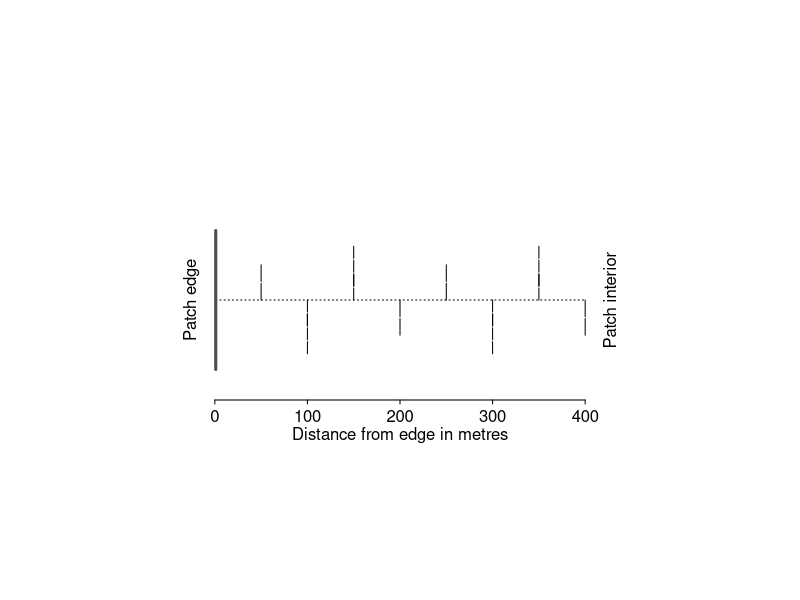

The R script that drew this image:
x11(5,3); par(mgp=c(1.2,0.3,0), pin=c(4,2))
plot(x=c(0,400), y=c(-100,100), type="n", xlab="Distance from edge in metres", bty="n",yaxt="n", ylab="",tcl=-0.2)
mtext("Patch edge", side=2,line=0)
mtext("Patch interior", side=4,line=0)

lines(c(1,400),c(0,0), lty=3)
lines(c(1,1), c(-75, 75), col="grey30", lwd=3)
#18 plus 18 up
lines(c(50,50), c(0,18))
lines(c(50,50), c(20,38))
#4x13s down
lines(c(100,100), c(0,-13))
lines(c(100,100), c(-15,-28))
lines(c(100,100), c(-15,-28))
lines(c(100,100), c(-30,-43))
lines(c(100,100), c(-45,-58))
#4x13s up
lines(c(150,150), c(0,13))
lines(c(150,150), c(15,28))
lines(c(150,150), c(15,28))
lines(c(150,150), c(30,43))
lines(c(150,150), c(45,58))
#18 plus 18 down
lines(c(200,200), c(0,-18))
lines(c(200,200), c(-20,-38))
#18 plus 18 up
lines(c(250,250), c(0,18))
lines(c(250,250), c(20,38))
#4x13s down
lines(c(300,300), c(0,-13))
lines(c(300,300), c(-15,-28))
lines(c(300,300), c(-15,-28))
lines(c(300,300), c(-30,-43))
lines(c(300,300), c(-45,-58))
#4x13s up
lines(c(350,350), c(0,13))
lines(c(350,350), c(15,28))
lines(c(350,350), c(15,28))
lines(c(350,350), c(30,43))
lines(c(350,350), c(45,58))
#18 plus 18 down
lines(c(400,400), c(0,-18))
lines(c(400,400), c(-20,-38))
savePlot("Uwimbabazi Fig 1 inset transect.eps", type="eps")
savePlot("Uwimbabazi Fig 1 inset transect.pdf", type="pdf")
savePlot("Uwimbabazi Fig 1 inset transect.emf", type="emf")